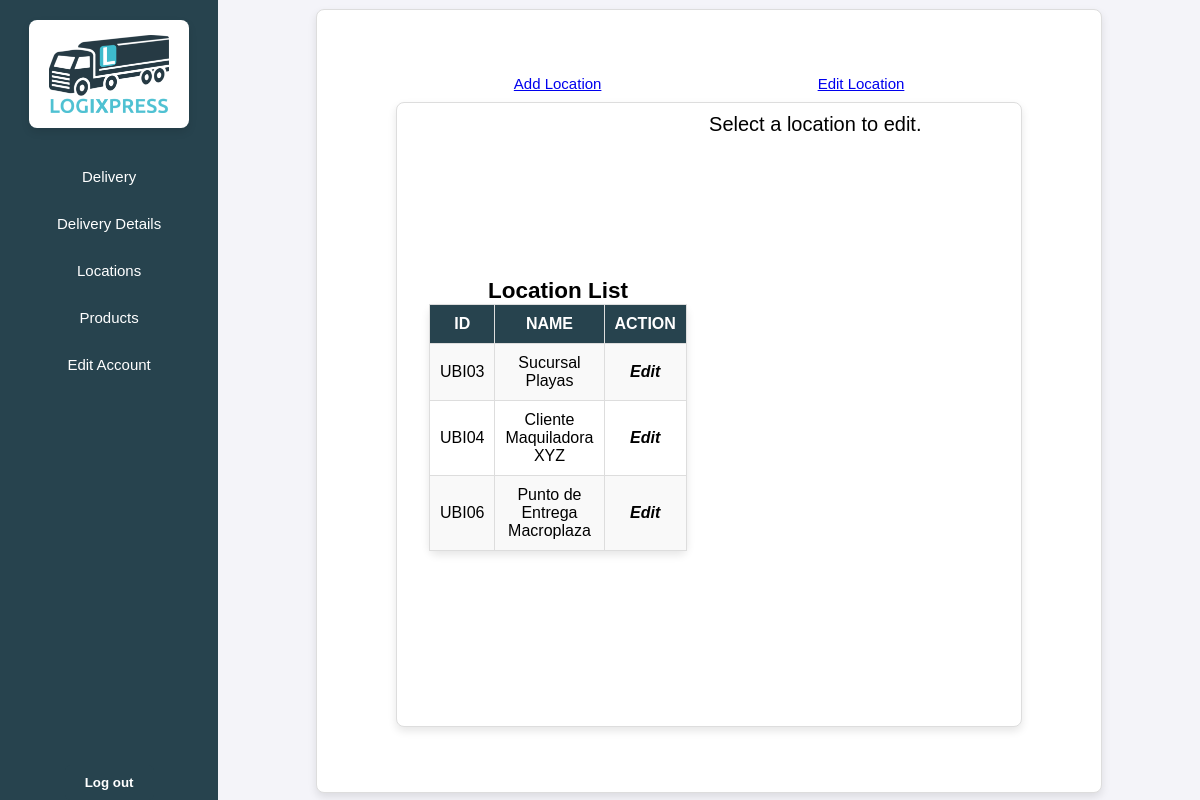
Page /menuCL.php?section=locations (signed in) on the committed database.
### tables this page shows
CREATE TABLE cliente_ubi (
    cliente INT,
    ubicacion VARCHAR(5),
    fechaRegistro DATE,
    PRIMARY KEY (cliente, ubicacion),
    FOREIGN KEY (cliente) REFERENCES cliente(num),
    FOREIGN KEY (ubicacion) REFERENCES ubicacion(codigo)
);

CREATE TABLE ubicacion (
    codigo VARCHAR(5) PRIMARY KEY,
    nombreUbicacion VARCHAR(100),
    nombreCalle VARCHAR(100),
    numCalle VARCHAR(50) NOT NULL,
    colonia VARCHAR(100) NOT NULL,
    codigoPostal VARCHAR(10) NOT NULL
);

### php/locations/vistaUbicaciones.php (the view, shortened to what this page needs)
<?php
function vistaUbicaciones($cliente) {
    global $db;
    $ubicacion = [];
    $queryUbicacion = "SELECT cu.ubicacion, u.nombreUbicacion, cu.fechaRegistro
            FROM ubicacion u
            INNER JOIN cliente_ubi cu ON cu.ubicacion = u.codigo
            WHERE cu.cliente = $cliente";
    $result = mysqli_query($db, $queryUbicacion);
    while ($row = mysqli_fetch_assoc($result)) {
        $ubicacion[] = $row;
    }
    if (!empty($ubicacion)): ?>
    <section class="content-tools">
        <div class="tools">
            <div>
                <a href="?section=locations&addLocation">Add Location</a>
            </div>
            <div>
                <a href="?section=locations&editLocation">Edit Location</a>
            </div>
        </div>
        <div class="information">
            <div class="general-info">
                <h2>Location List</h2>
                <table>
                    <tr>
                        <th>ID</th>
                        <th>Name</th>
                        <th>Action</th>
                    </tr>
                    <?php foreach ($ubicacion as $row): ?>
                        <tr>
                            <td><?= htmlspecialchars($row['ubicacion']) ?></td>
                            <td><?= htmlspecialchars($row['nombreUbicacion']) ?></td>
                            <td><a href="?section=locations&location=<?= urlencode($row['ubicacion']) ?>">Edit</a></td>
                        </tr>
                    <?php endforeach; ?>
                </table>
            </div>
            <div class="info-locations">
                <?php if (isset($_GET['section'], $_GET['location']) && $_GET['section'] === "locations"): ?>
                    <?php vistaFormularoProductos($_GET['location']); ?>
                <?php else: ?>
                    <p style="font-size:2rem;">Select a location to edit.</p>
                <?php endif; ?>
            </div>
        </div>
    </section>
    <?php endif;
}
    ?>

### css/menuBase.css (style rules this page uses)
html { font-size: 62.5%; height: 100vh; width: 100vw; }
* { margin: 0; padding: 0; box-sizing: border-box; font-family: Arial, sans-serif; }
body { display: flex; height: 100vh; background-color: #f4f4f9; font-size: 1.5rem; }

### css/tables.css (style rules this page uses)
table { width: 80%; border-collapse: collapse; background-color: #ffffff; border: 1px solid #ddd; border-radius: 8px; box-shadow: 0 4px 8px rgba(0, 0, 0, 0.1); font-family: Arial, sans-serif; }
th, td { padding: 10px; text-align: left; border: 1px solid #ddd; text-align: center; word-wrap: break-word; white-space: normal; }
th { background-color: #27434e; color: white; text-transform: uppercase; }
tr:nth-child(even) { background-color: #f9f9f9; }
tr:nth-child(odd) { background-color: #ffffff; }
table a { text-decoration: none; color: black; font-weight: bold; font-style: italic; }

### css/menuCL/vistaUbicacion.css (style rules this page uses)
.content-tools { margin-top: 1rem; display: flex; flex-direction: column; justify-content: center; align-items: center; width: 80%; height: 99%; background-color: #ffffff; border: 1px solid #ddd; border-radius: 8px; box-shadow: 0 4px 8px rgba(0, 0, 0, 0.1); }
.tools { width: 80%; display: flex; justify-content: space-around; padding: 1rem 1rem 0rem 1rem; }
.information { width: 80%; height: 80%; display: flex; background-color: #ffffff; border: 1px solid #ddd; border-radius: 8px; box-shadow: 0 4px 8px rgba(0, 0, 0, 0.1); padding: 1rem; margin: 1rem; }
.general-info { width: 50%; margin: auto; display: flex; flex-direction: column; align-items: center; }
.info-locations { width: 50%; }

### rows in the picture
cliente_ubi: ubicacion "UBI03", ubicacion.nombreUbicacion "Sucursal Playas"
cliente_ubi: ubicacion "UBI04", ubicacion.nombreUbicacion "Cliente Maquiladora XYZ"
cliente_ubi: ubicacion "UBI06", ubicacion.nombreUbicacion "Punto de Entrega Macroplaza"
